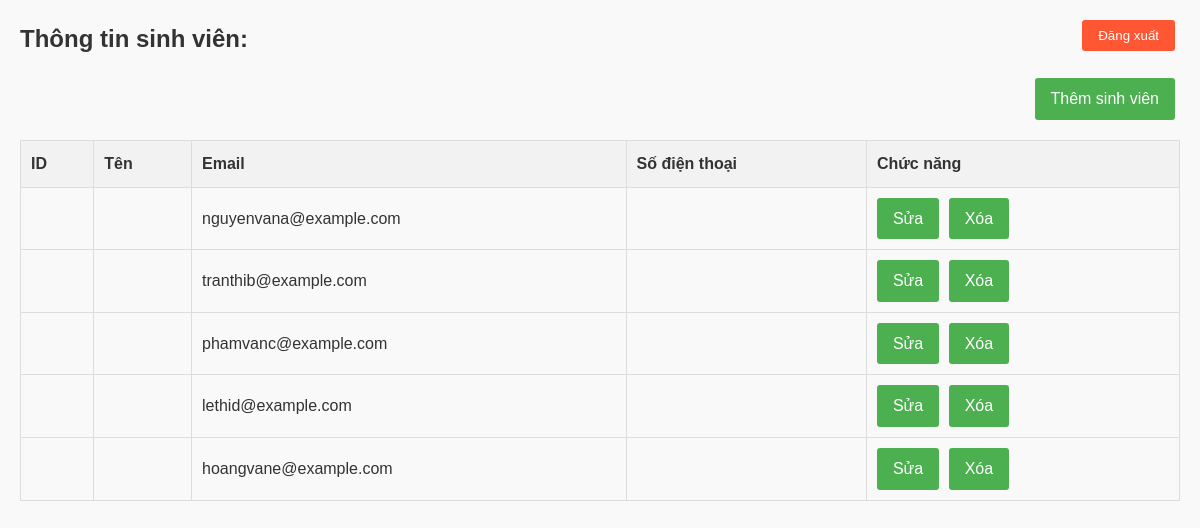
The page /thongtinsv.php (signed in) on the database its author committed.
### tables this page shows
CREATE TABLE `students` (
  `student_id` int(11) NOT NULL,
  `user_id` int(11) DEFAULT NULL,
  `full_name` varchar(255) NOT NULL,
  `email` varchar(100) DEFAULT NULL,
  `phone_number` varchar(20) DEFAULT NULL,
  `room_id` int(11) DEFAULT NULL,
  `created_at` timestamp NOT NULL DEFAULT current_timestamp()
);

### thongtinsv.php (the view, shortened to what this page needs)
<?php
include('connect.php');
$students_query = "SELECT * FROM students";
$students_result = $conn->query($students_query);
?>
<!DOCTYPE html>
<html lang="en">
<head>
    <link rel="stylesheet" href="css/style.css">
</head>
<body>
    <div class="container">
        <form method="POST" action="">
            <button type="submit" name="logout" class="btn logout-button">Đăng xuất</button>
        </form>
        <h2>Thông tin sinh viên:</h2>
        <div class="button-container add-buttons">
            <a href="add_student.php" class="btn">Thêm sinh viên</a>
        </div>
        <?php if (isset($students_result) && $students_result->num_rows > 0): ?>
            <table>
                <tr>
                    <th>ID</th>
                    <th>Tên</th>
                    <th>Email</th>
                    <th>Số điện thoại</th>
                    <th>Chức năng</th>
                </tr>
                <?php while ($row = $students_result->fetch_assoc()): ?>
                    <tr>
                        <td><?php echo $row["ID"]; ?></td>
                        <td><?php echo $row["name"]; ?></td>
                        <td><?php echo $row["email"]; ?></td>
                        <td><?php echo $row["phone"]; ?></td>
                        <td>
                            <a href="edit_student.php?id=<?php echo $row['ID']; ?>" class="btn">Sửa</a>
                            <a href="delete_student.php?id=<?php echo $row['ID']; ?>" class="btn" onclick="return confirm('Bạn có chắc chắn muốn xóa sinh viên này?')">Xóa</a>
                        </td>
                    </tr>
                <?php endwhile; ?>
            </table>
        <?php else: ?>
            <p>Không có sinh viên</p>
        <?php endif; ?>
    </div>
</body>
</html>

### css/style.css (style rules this page uses)
* { margin: 0; padding: 0; box-sizing: border-box; }
body { font-family: Arial, sans-serif; background-color: #f9f9f9; color: #333; line-height: 1.6; }
.container { max-width: 1200px; margin: 0 auto; padding: 20px; position: relative; }
h2 { margin-bottom: 20px; color: #333; font-size: 24px; }
.btn { display: inline-block; padding: 8px 16px; background-color: #4CAF50; color: white; text-decoration: none; border: none; border-radius: 3px; cursor: pointer; transition: background-color 0.3s; margin-right: 5px; }
table { width: 100%; border-collapse: collapse; margin-bottom: 20px; }
th, td { padding: 10px; border: 1px solid #ddd; text-align: left; }
th { background-color: #f2f2f2; color: #333; font-weight: bold; }
.button-container { justify-content: flex-start; margin-bottom: 20px; }
.button-container .btn { flex-grow: 1; }
.add-buttons { text-align: right; }
.logout-button { position: absolute; top: 20px; right: 20px; background-color: #ff5733; color: white; padding: 8px 16px; border: none; border-radius: 3px; cursor: pointer; transition: background-color 0.3s; }

### rows shown on the page
students: email "nguyenvana@example.com"
students: email "tranthib@example.com"
students: email "phamvanc@example.com"
students: email "lethid@example.com"
students: email "hoangvane@example.com"
